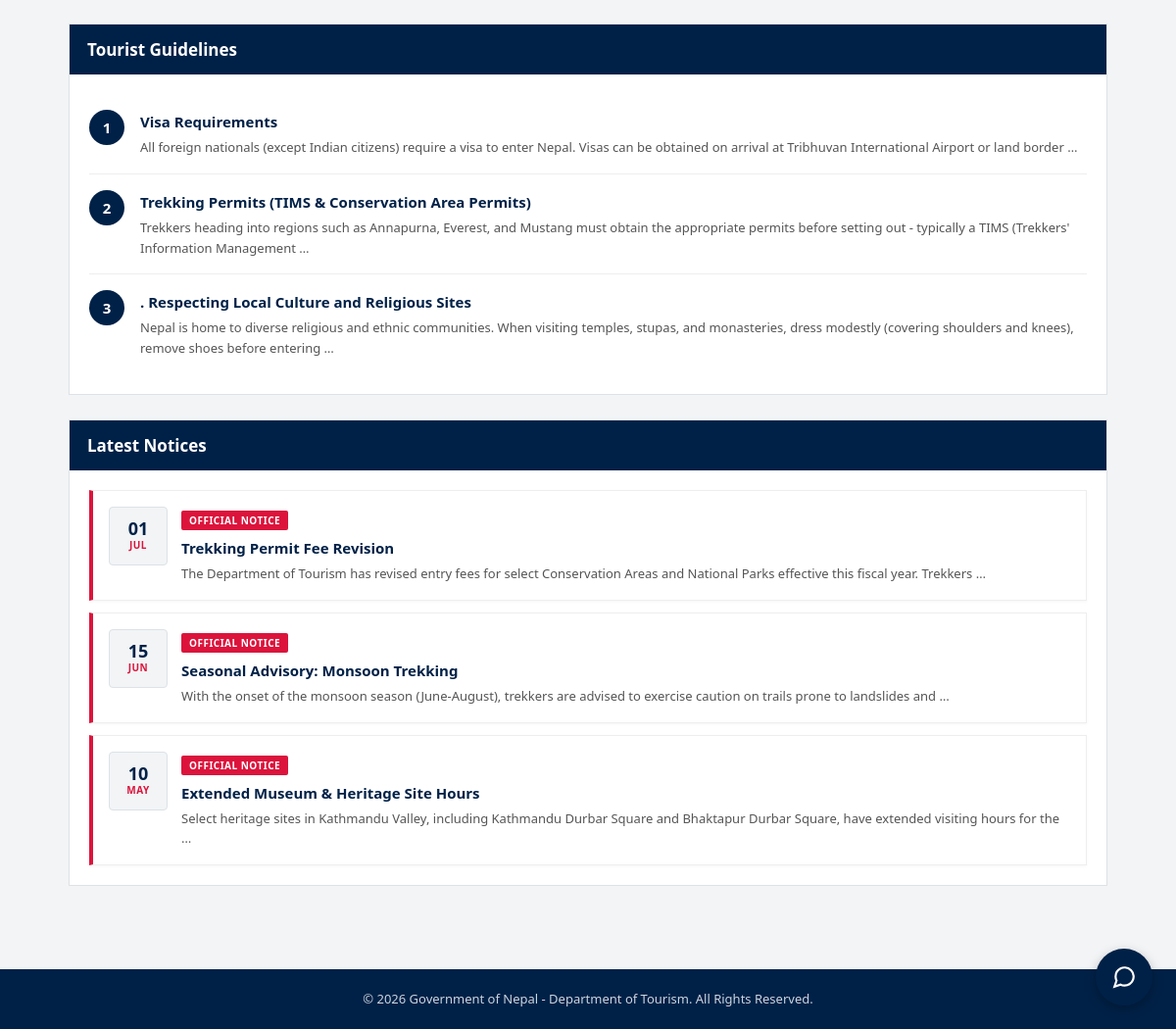
Before: / (lower part) with the older database file.
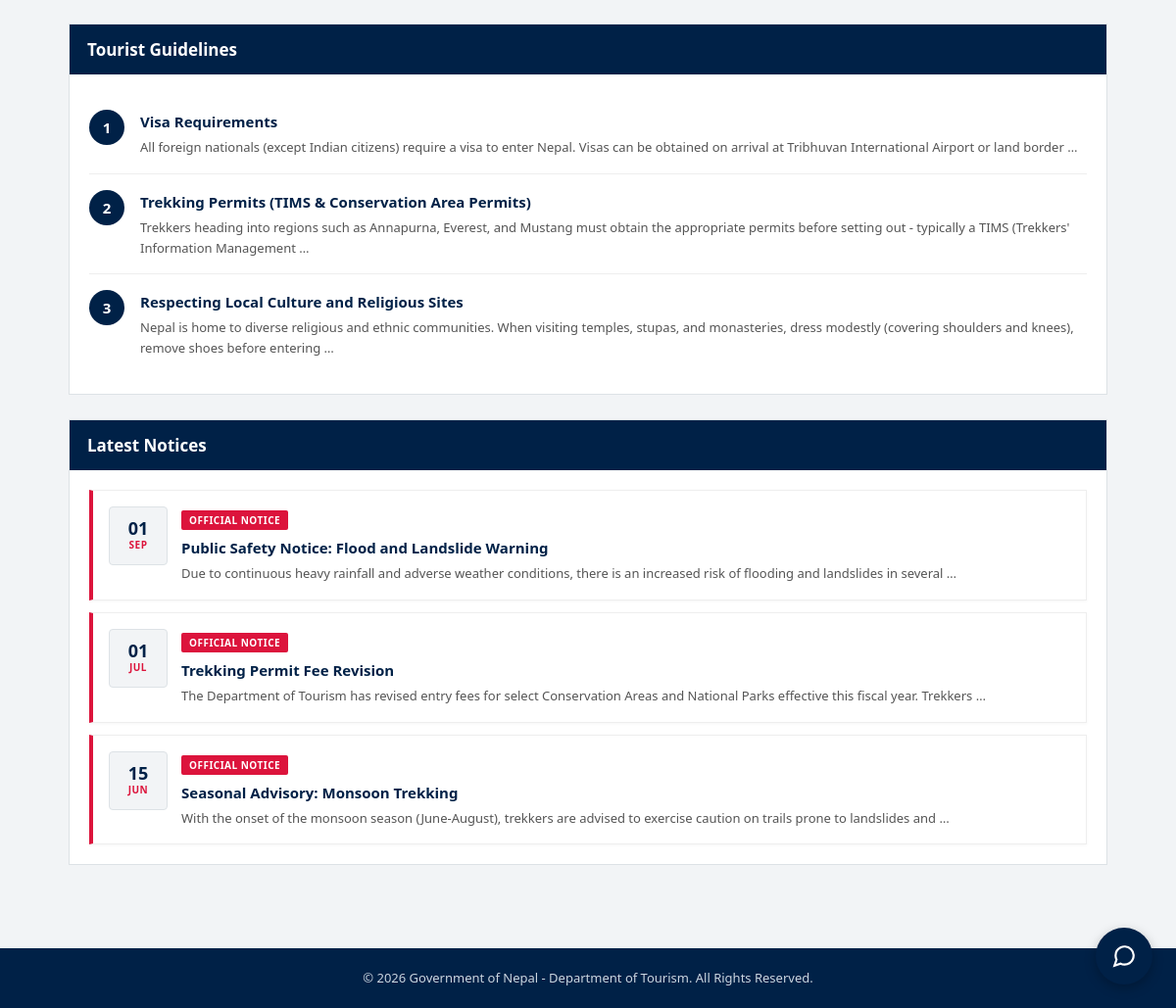
After: the same page with the newer database file.
### core/models.py (models this page shows, shortened)
class Guideline(models.Model):
    title = models.CharField(max_length=200)
    description = models.TextField()
    is_active = models.BooleanField(default=True)
    created_at = models.DateTimeField(auto_now_add=True)

class Notice(models.Model):
    title = models.CharField(max_length=200)
    description = models.TextField()
    published_date = models.DateField()
    is_active = models.BooleanField(default=True)
    created_at = models.DateTimeField(auto_now_add=True)

### core/views.py (the view)
# urls.py: path('', views.home_view, name='home'),
def home_view(request):
    destinations = Destination.objects.filter(is_active=True)[:6]
    guidelines = Guideline.objects.filter(is_active=True)[:3]
    notices = Notice.objects.filter(is_active=True).order_by('-published_date')[:3]
    context = {
        'destinations': destinations,
        'guidelines': guidelines,
        'notices': notices,
    }
    return render(request, 'core/home.html', context)

### bookings/context_processors.py (called while the page is built)
def notification_count(request):
    if request.user.is_authenticated:
        count = Booking.objects.filter(
            tourist=request.user, is_seen_by_tourist=False
        ).count()
        return {'unread_booking_count': count}
    return {'unread_booking_count': 0}

### templates/core/home.html (shortened to what this page needs)
{% extends 'base.html' %}
{% load static %}
{% block content %}
<div class="section">
    <div class="section-header">
        <h2>Tourist Guidelines</h2>
    </div>
    <div class="section-body">
        {% for g in guidelines %}
            <div class="guideline-item">
                <div class="guideline-number">{{ forloop.counter }}</div>
                <div class="guideline-content">
                    <h3>{{ g.title }}</h3>
                    <p>{{ g.description|truncatewords:25 }}</p>
                </div>
            </div>
        {% empty %}
            <p>No guidelines published yet.</p>
        {% endfor %}
    </div>
</div>
<div class="section">
    <div class="section-header">
        <h2>Latest Notices</h2>
    </div>
    <div class="section-body">
        {% for n in notices %}
            <div class="notice-item">
                <div class="notice-date-badge">
                    <span class="day">{{ n.published_date|date:"d" }}</span>
                    <span class="month">{{ n.published_date|date:"M" }}</span>
                </div>
                <div class="notice-content">
                    <span class="notice-tag">Official Notice</span>
                    <h3>{{ n.title }}</h3>
                    <p>{{ n.description|truncatewords:20 }}</p>
                </div>
            </div>
        {% empty %}
            <p>No notices published yet.</p>
        {% endfor %}
    </div>
</div>
{% endblock %}

### templates/base.html (shortened to what this page needs)
{% load static %}
<!DOCTYPE html>
<html lang="en">
<head>
    <link rel="stylesheet" href="{% static 'css/style.css' %}?v=2">
</head>
<body>
    <div class="page-container">
        {% block content %}{% endblock %}
    </div>
    <footer class="site-footer">
        &copy; {% now "Y" %} Government of Nepal - Department of Tourism. All Rights Reserved.
    </footer>
    <div id="chatbot-toggle" onclick="toggleChatbot()">
        <svg width="26" height="26" viewBox="0 0 24 24" fill="none" stroke="#fff" stroke-width="2">
            <path d="M21 11.5a8.38 8.38 0 0 1-.9 3.8 8.5 8.5 0 0 1-7.6 4.7 8.38 8.38 0 0 1-3.8-.9L3 21l1.9-5.7a8.38 8.38 0 0 1-.9-3.8 8.5 8.5 0 0 1 4.7-7.6 8.38 8.38 0 0 1 3.8-.9h.5a8.48 8.48 0 0 1 8 8v.5z"></path>
        </svg>
    </div>
</body>
</html>

### static/css/style.css (style rules this page uses)
* { margin: 0; padding: 0; box-sizing: border-box; }
body { font-family: 'Segoe UI', Arial, Helvetica, sans-serif; background-color: #f2f4f6; color: #222; line-height: 1.6; }
.page-container { max-width: 1100px; margin: 0 auto; padding: 25px 20px 60px 20px; }
.section { background-color: #ffffff; border: 1px solid #dde2e6; margin-bottom: 25px; }
.section-header { background-color: #002147; color: #fff; padding: 12px 18px; }
.section-header h2 { font-size: 17px; }
.section-body { padding: 20px; }
.guideline-item { display: flex; gap: 16px; padding: 16px 0; border-bottom: 1px solid #eee; }
.guideline-item:last-child { border-bottom: none; }
.guideline-number { flex-shrink: 0; width: 36px; height: 36px; background: #002147; color: #fff; border-radius: 50%; display: flex; align-items: center; justify-content: center; font-weight: 700; font-size: 15px; }
.guideline-content h3 { color: #002147; font-size: 15px; margin-bottom: 4px; }
.guideline-content p { font-size: 13px; color: #555; line-height: 1.6; }
.notice-item { display: flex; gap: 14px; padding: 16px; margin-bottom: 12px; background: #fff; border-left: 4px solid #DC143C; border-top: 1px solid #eee; border-right: 1px solid #eee; border-bottom: 1px solid #eee; box-shadow: 0 1px 3px rgba(0,0,0,0.04); }
.notice-item:last-child { margin-bottom: 0; }
.notice-date-badge { flex-shrink: 0; width: 60px; height: 60px; background: #f2f4f6; border: 1px solid #dde2e6; border-radius: 4px; display: flex; flex-direction: column; align-items: center; justify-content: center; text-align: center; }
.notice-date-badge .day { font-size: 18px; font-weight: 700; color: #002147; line-height: 1; }
.notice-date-badge .month { font-size: 10px; font-weight: 600; color: #DC143C; text-transform: uppercase; letter-spacing: 0.5px; }
.notice-content h3 { color: #002147; font-size: 15px; margin-bottom: 4px; }
.notice-content p { font-size: 13px; color: #555; line-height: 1.6; }
.notice-tag { display: inline-block; background: #DC143C; color: #fff; font-size: 10px; font-weight: 700; text-transform: uppercase; letter-spacing: 0.5px; padding: 2px 8px; border-radius: 2px; margin-bottom: 6px; }
.site-footer { background-color: #002147; color: #cbd5e0; text-align: center; padding: 20px; font-size: 13px; }
#chatbot-toggle { position: fixed; bottom: 24px; right: 24px; width: 58px; height: 58px; background: #002147; border-radius: 50%; display: flex; align-items: center; justify-content: center; cursor: pointer; box-shadow: 0 4px 12px rgba(0,0,0,0.25); z-index: 1000; transition: background 0.2s; }

Changed rows visible on the page:
no longer on this page (row unchanged): Notice: published_date "10", published_date "MAY", title "Extended Museum & Heritage Site Hours", description "Select heritage sites in Kathmandu Valley, including Kathmandu Durbar Square and Bhaktapur Durbar Square, have extended visiting hours for the …"
changed Guideline: title ". Respecting Local Culture and Religious Sites" → "Respecting Local Culture and Religious Sites"
added Notice: published_date "01", published_date "SEP", title "Public Safety Notice: Flood and Landslide Warning", description "Due to continuous heavy rainfall and adverse weather conditions, there is an increased risk of flooding and landslides in several …"
